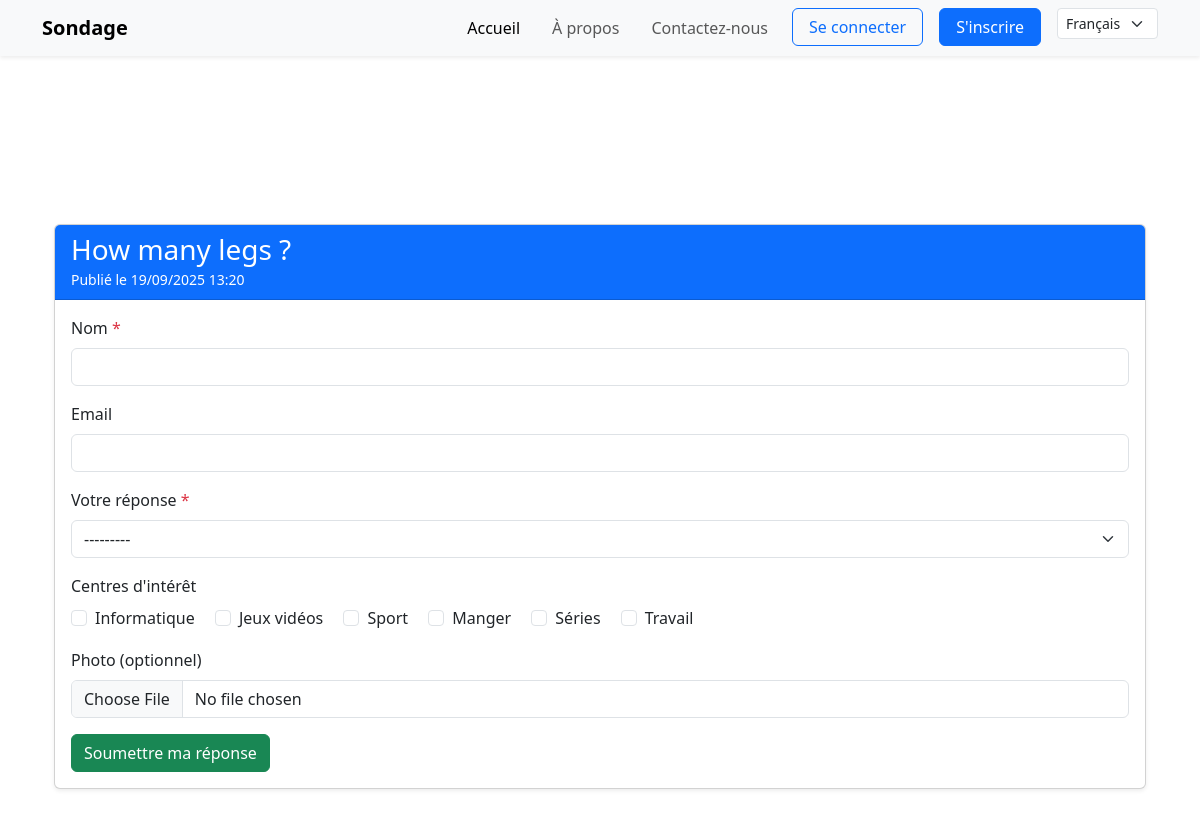
The app's page /question/10/, older data.
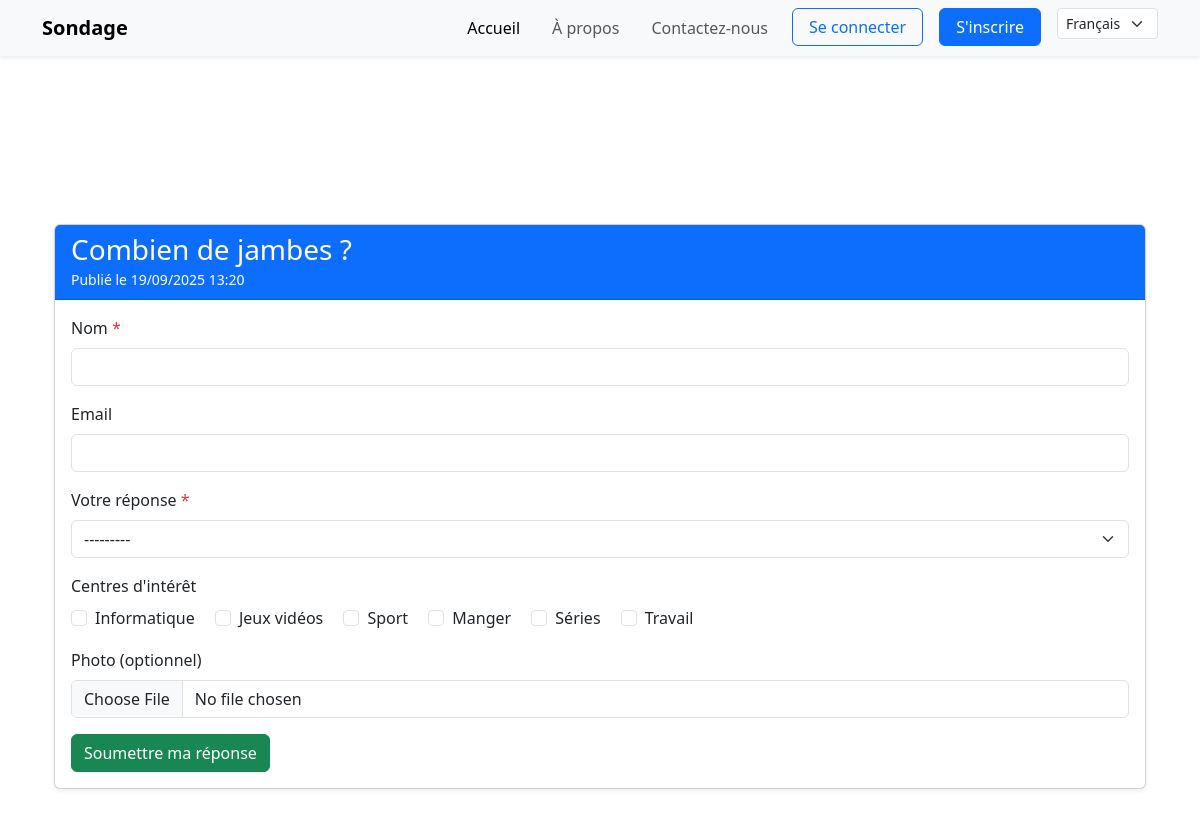
The same page, newer data.
### main_app/models.py (models this page shows, shortened)
class Question(models.Model):
    question_text = models.CharField(max_length=200)
    creator = models.ForeignKey(User, on_delete=models.CASCADE, null=True)
    pub_date = models.DateTimeField("date published")

### main_app/views.py (the view)
# urls.py: path('question/<int:question_id>/', views.question_detail, name='question_detail'),
def question_detail(request, question_id):
    question = get_object_or_404(Question, pk=question_id)
    if request.user.is_authenticated:
        responses = Response.objects.filter(choice__question=question).select_related('respondent', 'choice')
        return render(request, 'main_app/question_detail_admin.html', {
            'question': question,
            'responses': responses,
        })
    if request.method == "POST":
        form = RespondentForm(request.POST, request.FILES, question=question)
        if form.is_valid():
            email = form.cleaned_data.get('email')
            name = form.cleaned_data.get('name')
            interests = form.cleaned_data.get('interests')
            image = form.cleaned_data.get('image')
            respondent, created = Respondent.objects.get_or_create(
                email=email if email else None,
                defaults={'name': name, 'image': image}
            )
            if not created:
                updated = False
                if respondent.name != name:
                    respondent.name = name
                    updated = True
                if image:
                    respondent.image = image
                    updated = True
                if updated:
                    respondent.save()
            if interests:
                respondent.interests.set(interests)
            else:
                respondent.interests.clear()
            choice = form.cleaned_data['choice']
            Response.objects.create(respondent=respondent, choice=choice)
            return redirect('home')
    else:
        form = RespondentForm(question=question)
    return render(request, 'main_app/question_detail.html', {
        'question': question,
        'form': form,
    })

### main_app/forms.py
class RespondentForm(forms.ModelForm):
    choice = forms.ModelChoiceField(
        queryset=Choice.objects.none(),
        widget=forms.Select(attrs={'class': 'form-select'}),
        label="Votre réponse"
    )
    interests = forms.ModelMultipleChoiceField(
        queryset=Interest.objects.all(),
        widget=forms.CheckboxSelectMultiple(attrs={'class': 'form-check-input'}),
        required=False,
        label="Centres d'intérêt"
    )
    image = forms.ImageField(
        required=False,
        widget=forms.ClearableFileInput(attrs={'class': 'form-control'}),
        label="Photo (optionnel)"
    )
    class Meta:
        model = Respondent
        fields = ['name', 'email', 'interests', 'choice', 'image']
        widgets = {
            'name': forms.TextInput(attrs={'class': 'form-control'}),
            'email': forms.EmailInput(attrs={'class': 'form-control'}),
        }
    def __init__(self, *args, **kwargs):
        question = kwargs.pop('question', None)
        super().__init__(*args, **kwargs)
        if question:
            self.fields['choice'].queryset = Choice.objects.filter(question=question)

### main_app/models.py (called while the page is built)
    def __str__(self):
        return self.name

### main_app/templates/main_app/question_detail.html (shortened to what this page needs)
{% extends "main_app/base.html" %}
{% load i18n %}
{% block content %}
<div class="container mt-5 mb-5 pt-5">
  <div class="card shadow-sm">
    <div class="card-header bg-primary text-white">
      <h3 class="mb-0">{{ question.question_text }}</h3>
      <small>{% trans "Publié le" %} {{ question.pub_date|date:"d/m/Y H:i" }}</small>
    </div>
    <div class="card-body">
      <form method="post" enctype="multipart/form-data" novalidate>
        <div class="mb-3">
          <label for="{{ form.name.id_for_label }}" class="form-label">{% trans "Nom" %} <span class="text-danger">*</span></label>
          {{ form.name }}
        </div>
        <div class="mb-3">
          <label for="{{ form.email.id_for_label }}" class="form-label">{% trans "Email" %}</label>
          {{ form.email }}
        </div>
        <div class="mb-3">
          <label for="{{ form.choice.id_for_label }}" class="form-label">{% trans "Votre réponse" %} <span class="text-danger">*</span></label>
          {{ form.choice }}
        </div>
        <div class="mb-3">
          <label class="form-label">{% trans "Centres d'intérêt" %}</label>
          <div>
            {% for checkbox in form.interests %}
              <div class="form-check form-check-inline">
                {{ checkbox.tag }}
                <label class="form-check-label" for="{{ checkbox.id_for_label }}">{{ checkbox.choice_label }}</label>
              </div>
            {% endfor %}
          </div>
        </div>
        <div class="mb-3">
          <label for="{{ form.image.id_for_label }}" class="form-label">{% trans "Photo (optionnel)" %}</label>
          {{ form.image }}
        </div>
        <button type="submit" class="btn btn-success">{% trans "Soumettre ma réponse" %}</button>
      </form>
    </div>
  </div>
</div>
{% endblock %}

Row changes from the older to the newer data that the page shows:
changed Question: question_text "How many legs ?" → "Combien de jambes ?"
